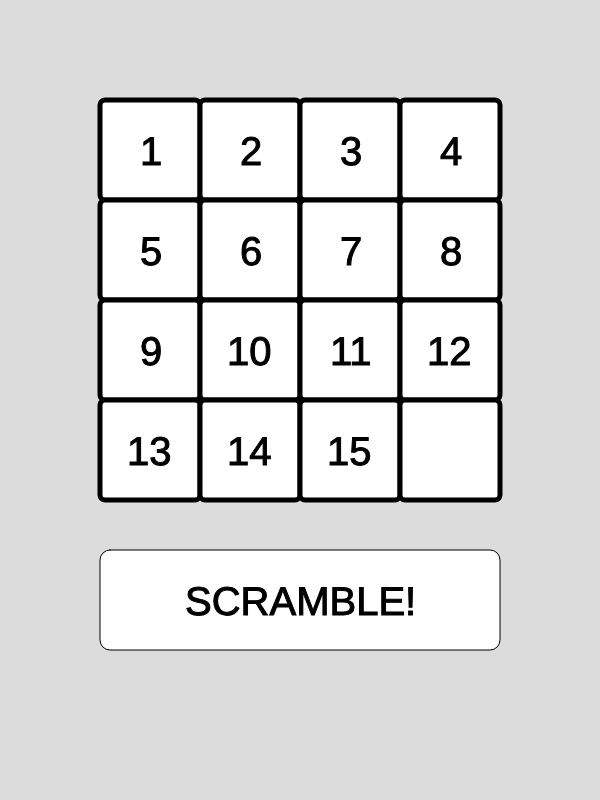
Frame 1 (no input)
Frame 60 (no input): identical to frame 1, image omitted
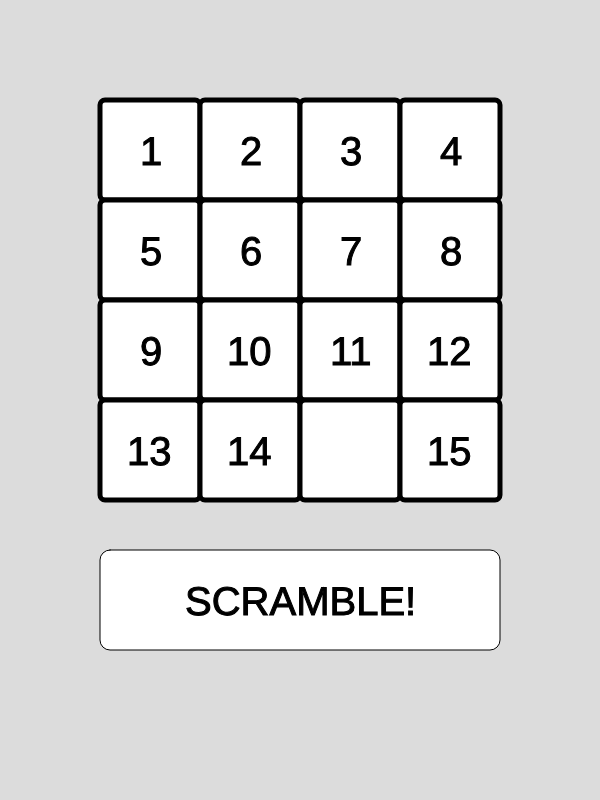
Frame 120 (the mouse pressed at the canvas centre since frame 60)

The p5.js sketch that drew these frames (run headless with seeded random() and noise() and a simulated clock; from frame 60 on, the mouse is pressed at the canvas centre):

// p5.js sketch
// ── sketch.js
var board = [['1', '2', '3', '4'],
             ['5', '6', '7', '8'],
             ['9', '10', '11', '12'],
             ['13', '14', '15', '']];

var scrambled = false;

function setup() {
  createCanvas(600, 800);
  textSize(40);
}

function draw() {
  background(220);
  strokeWeight(5);
  stroke(0);
  fill(255);

  for (var i = 0; i < 4; i++) {
    // i == row, j == col
    for (var j = 0; j < 4; j++) {
      strokeWeight(5);
      rect(100*j + 100, i*100 + 100, 100, 100, 5);
      stroke(0);
      strokeWeight(1);
      fill(0);
      if (board[i][j] == '11'){
        text(board[i][j],100*j + 130,100*i + 165);
      } else if (board[i][j].length > 1) {
        text(board[i][j],100*j + 127,100*i + 165);
      } else {
        text(board[i][j],100*j + 140,100*i + 165);
      }
      fill(255);
      stroke(0);
    }
  }
  
  stroke(0);
  fill(255);
  rect(100, 550, 400, 100, 10);
  fill(0);
  text('SCRAMBLE!', 185, 615);
}

function conditions(row, col) {
  if (col < 3 && board[row][col+1] == '') {
    board[row][col+1] = board[row][col];
    board[row][col] = '';
  }
  if (col > 0 && board[row][col-1] == '') {
    board[row][col-1] = board[row][col];
    board[row][col] = '';
  }
  if (row < 3 && board[row+1][col] == '') {
    board[row+1][col] = board[row][col];
    board[row][col] = '';
  }
  if (row > 0 && board[row-1][col] == '') {
    board[row-1][col] = board[row][col];
    board[row][col] = '';
  }
}

function scramble() {
  for (var i = 1; i <= 10000; i++){
    row = floor(random(4));
    col = floor(random(4));
    conditions(row, col);
  }
  scrambled = true;
}


function mousePressed(){
  if (mouseY > 550 && mouseY < 650) {
    scramble();
    return;
  }
  var row = floor((mouseY - 100) / 100);
  var col = floor((mouseX - 100) / 100);

  conditions(row, col);

  // console.log(row, col, board[row][col]);
}
